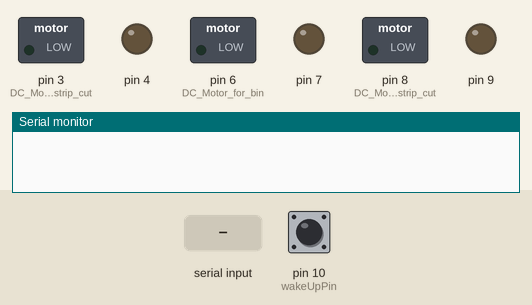
A sketch run on a simulated Arduino Mega 2560, built with avr-gcc and run on an emulated ATmega2560. On the bench: switched loads named in the sketch (green lamp = pin HIGH), output pins drawn as LEDs (lit = HIGH), the last lines printed to the serial monitor. Inputs (shaded band) come from the test bench; at power-on: pin 10 (wakeUpPin) HIGH.

Above: at 2.8 s.
2.9 s: "B" received over the second serial link
At 4.4 s:
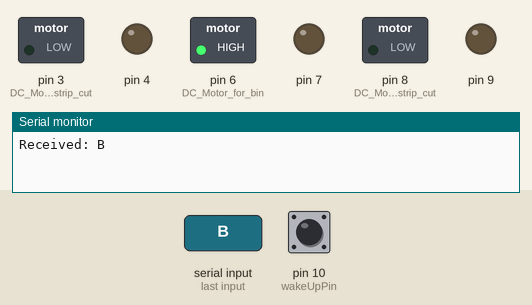
6.9 s: "1" received over the second serial link
At 8.6 s:
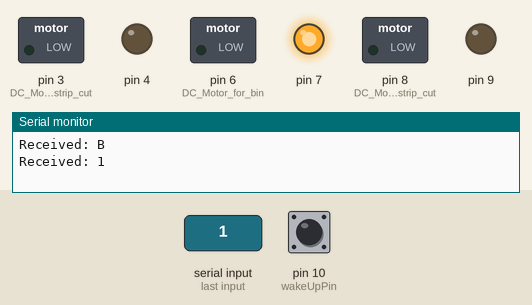
10.9 s: pin 10 (wakeUpPin) pulled LOW for 0.15 s
At 12.1 s:
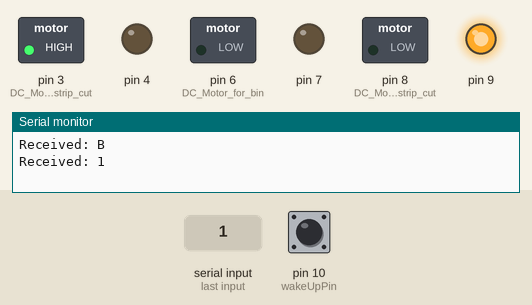
14.5 s: pin 10 (wakeUpPin) pulled LOW for 1 s
At 17.9 s:
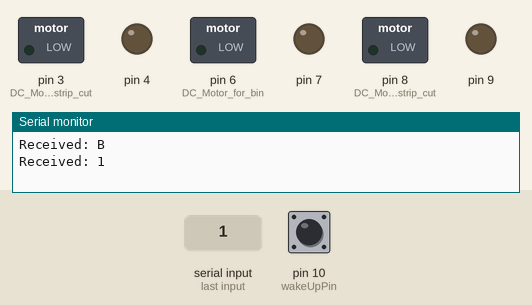
18.5 s: pin 10 (wakeUpPin) pulled LOW for 3.2 s
At 19.4 s:
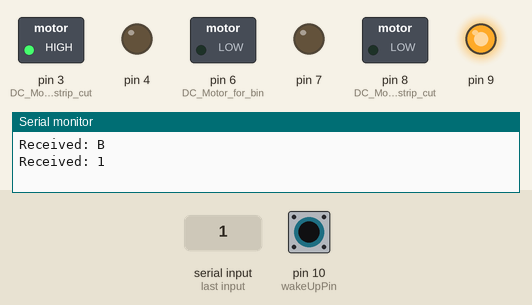
Timing chart, 0 to 24.5 s (numbered marks = the images above; inputs shaded):
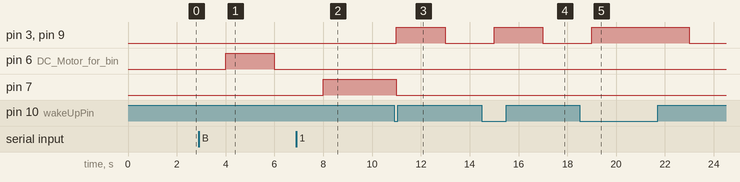

The sketch:

EXPO_FINAL_PROJECT.ino.ino
```cpp
#include <avr/sleep.h>
#include <LowPower.h>

const int wakeUpPin = 10;  // Change this to the pin that you want to use to wake up the Arduino from standby.


void setup() {
  // put your setup code here, to run once:


  pinMode(10, INPUT);  //IR sensor 1

  pinMode(3, OUTPUT);  //DC Motor 1 for strip cut
  pinMode(4, OUTPUT);

  pinMode(8, OUTPUT);  //DC Motor 2 for strip cut
  pinMode(9, OUTPUT);

  pinMode(6, OUTPUT);  //DC Motor for bin
  pinMode(7, OUTPUT);

   pinMode(wakeUpPin, INPUT_PULLUP);

  Serial.begin(9600);  // Serial communication for debugging

  Serial1.begin(9600);  // Bluetooth module communication

}

void loop() {
  // put your main code here, to run repeatedly:

  int status = digitalRead(10);
  char receivedChar;
  receivedChar = '0';
  printf(receivedChar);
  printf(status);

  if (status == 0) {
    digitalWrite(3, HIGH);
    digitalWrite(4, LOW);
    digitalWrite(9, HIGH);
    digitalWrite(8, LOW);
    delay(2000);
  } else {
    digitalWrite(3, LOW);
    digitalWrite(4, LOW);
    digitalWrite(8, LOW);
    digitalWrite(9, LOW);
    delay(2000);
  }

  if (Serial1.available()) {
    receivedChar = Serial1.read();
    Serial.print("Received: ");
    Serial.println(receivedChar);

    if (receivedChar == 'B') {
      digitalWrite(6, HIGH);
      digitalWrite(7, LOW);
      delay(2000);  ////                                              change accordingly
      digitalWrite(6, LOW);
      digitalWrite(7, LOW);
      receivedChar = '0';

    }
    if (receivedChar == '1') {
      digitalWrite(6, LOW);
      digitalWrite(7, HIGH);
      delay(3000);  ////                                              change accordingly
      digitalWrite(6, LOW);
      digitalWrite(7, LOW);
      receivedChar = '0';
    }

  }
  else
  {
    printf("did n't receive");
  }

// Put the Arduino to sleep mode if the wake-up pin is not triggered.
  if (digitalRead(wakeUpPin) == HIGH) {
    // Enter standby mode to save power.
    LowPower.standby();
    // After waking up, the code will continue from here.
  }
}
```

Measured:
- after the input at 2.9 s, pin 6 (DC_Motor_for_bin): LOW → HIGH after 1.1 s, → LOW 2.0 s later
- after the input at 6.9 s, pin 7: LOW → HIGH after 1.1 s
- after the input at 10.9 s, pin 3 (DC_Motor_1_for_strip_cut), pin 9: LOW → HIGH after 0.10 s, → LOW 2.0 s later
- after the input at 14.5 s, pin 3 (DC_Motor_1_for_strip_cut), pin 9: LOW → HIGH after 0.50 s, → LOW 2.0 s later
- after the input at 18.5 s, pin 3 (DC_Motor_1_for_strip_cut), pin 9: LOW → HIGH after 0.50 s, → LOW 4.0 s later
